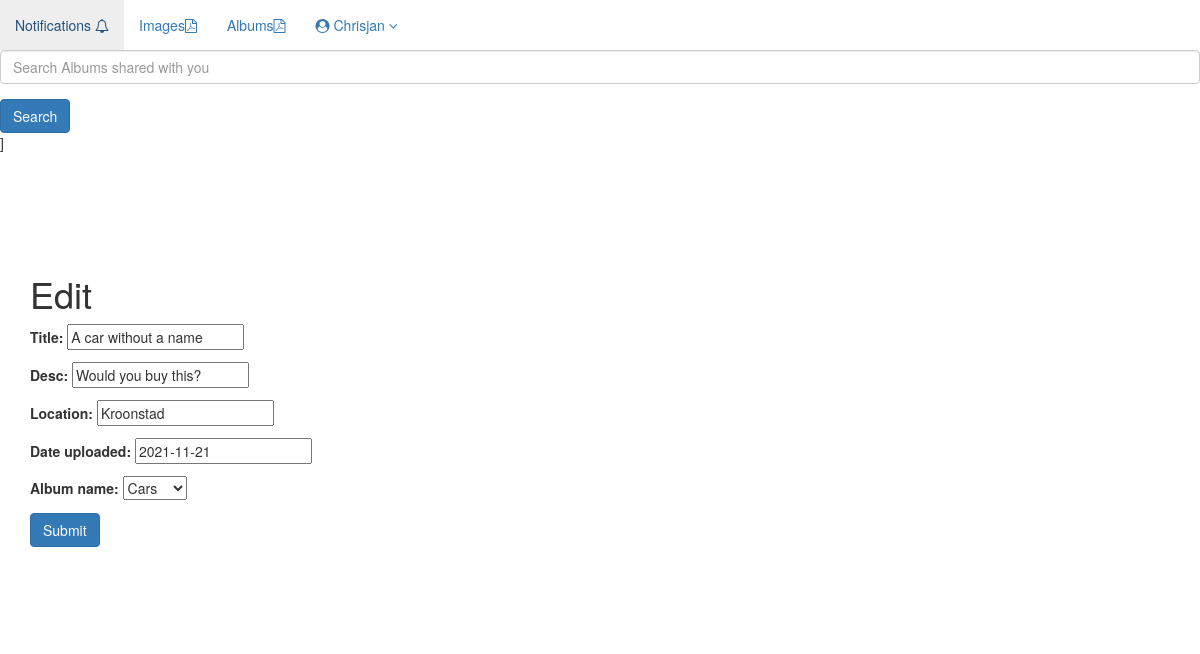
Screenshot of /image_app/update/18 (signed in) with the database file from the repository.
### image_app/models.py (models this page shows, shortened)
class UserImage(models.Model):
    pic = models.ImageField(upload_to=image_directory_path, storage=image_storage)
    title = models.CharField(max_length = 200, unique = True)
    desc = models.CharField(max_length = 300, unique = True)
    location = models.CharField(max_length = 30, unique = False)
    album_name = models.ForeignKey(Album,related_name='image_in_album', on_delete = models.CASCADE)
    date_uploaded = models.DateField(blank = True, null = True)
    class Meta:
        ordering = ('date_uploaded',)

class Album(models.Model):
    album_name = models.CharField(max_length = 200, unique = True)
    user_name = models.ForeignKey(User,related_name ='u_album_name', on_delete = models.CASCADE)
    date_created = models.DateField()
    def __str__(self):
        return str(self.album_name)

### image_app/views.py (the view)
# urls.py: path('update/<pk>',views.ImageUpdateView.as_view(), name = 'update'),
class ImageUpdateView(LoginRequiredMixin,UpdateView):
    fields = ('title','desc','location','date_uploaded','album_name')
    model = models.UserImage

### templates/image_app/userimage_form.html
{% extends 'image_app/base.html' %} {% block body_block %}
<h1>
    {% if not form.instance.pk %} Upload Image {% else %} Edit {% endif %}
</h1>
<form method="post" enctype="multipart/form-data">
    {% csrf_token %} {{ form.as_p }} {{form.media}}
    <input type="submit" class="btn btn-primary" value="Submit">
</form>
<br><br> {% endblock %}

### templates/image_app/base.html (shortened to what this page needs)
<!DOCTYPE html>
{% load static %}
<html lang="en" dir="ltr">
  <head>
    <link rel="stylesheet" href="https://maxcdn.bootstrapcdn.com/bootstrap/3.4.1/css/bootstrap.min.css">
    <link rel="stylesheet" href="https://cdnjs.cloudflare.com/ajax/libs/font-awesome/4.7.0/css/font-awesome.min.css">
  </head>
  <body>
    <div id="wrapper">
        <nav class="navbar navbar-defult navbar-static-top" role="navigation">
            <ul class="nav navbar-nav">
                {% if user.is_authenticated %}
                <li>
                    <a data-placement="bottom" data-toggle="tooltip" href="#" data-original-title="Stats">Notifications <i class="fa fa-bell-o"></i>
                    </a>
                </li>
                <li>
                    <a data-placement="bottom" data-toggle="tooltip" href="{% url 'image_app:images' %}" data-original-title="Stats">Images<i class="fa fa-file-pdf-o"></i>
                    </a>
                </li>
                <li>
                    <a data-placement="bottom" data-toggle="tooltip" href="#" data-original-title="Stats">Albums<i class="fa fa-file-pdf-o"></i>
                    </a>
                </li>
                {% endif %}
                <li class="dropdown">
                    <a href="#" class="dropdown-toggle" data-toggle="dropdown"><span class="fa fa-user-circle"></span> {{request.user.username}} <b class="fa fa-angle-down"></b></a>
                </li>
            </ul>
            {% if user.is_authenticated %}
            <form method=POST action="{% url 'image_app:search_site' %}">
            <div class="form-group">
                    <input type="search" class="form-control" placeholder="Search Albums shared with you" aria-label="Search" name="searched">
                </div>
                <button type="submit"  class="btn btn-primary">Search</button>
            </form>]
            {%endif%}
        </nav>
        <br>
        <br>
        <div class='container'>
            <br>
            <br>
            {% block body_block %} Anything outside of this will be inherited if you extend {% endblock %}
            <br>
            <br>
        </div>
  </body>
</html>

### rows the page displays
UserImage: title "A car without a name", desc "Would you buy this?", location "Kroonstad"
Album: album_name "Cars"

### other values shown
{{ request.user.username }} "Chrisjan"
